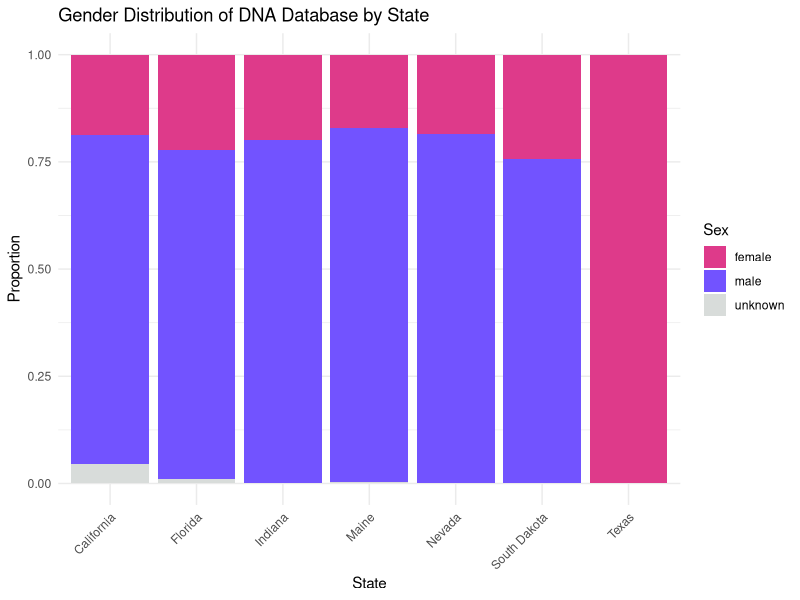
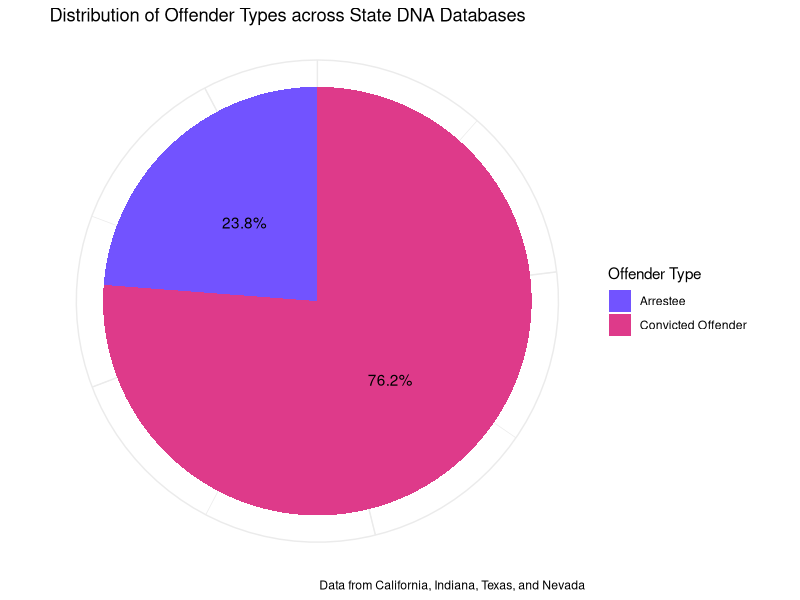
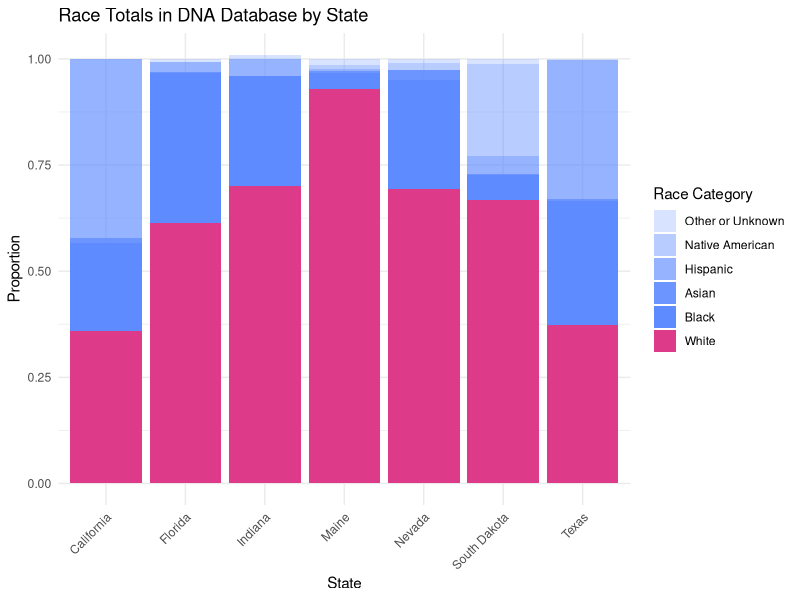
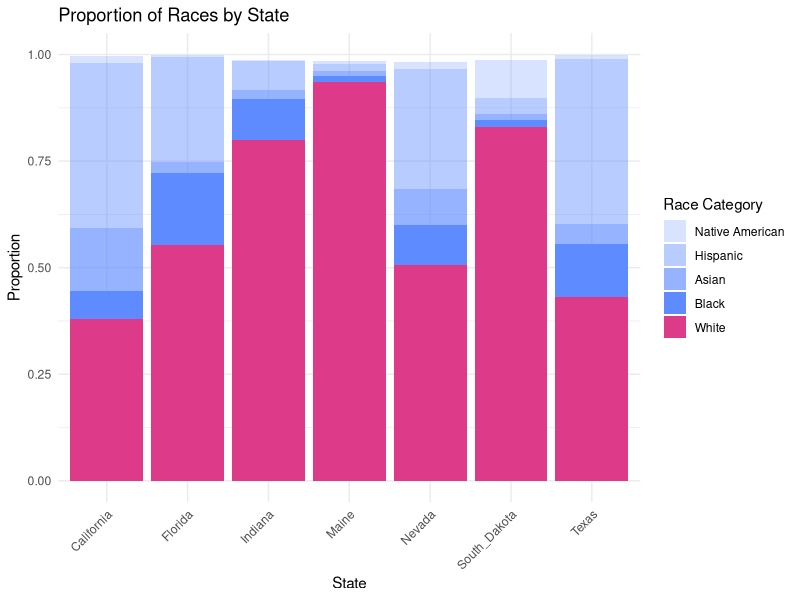
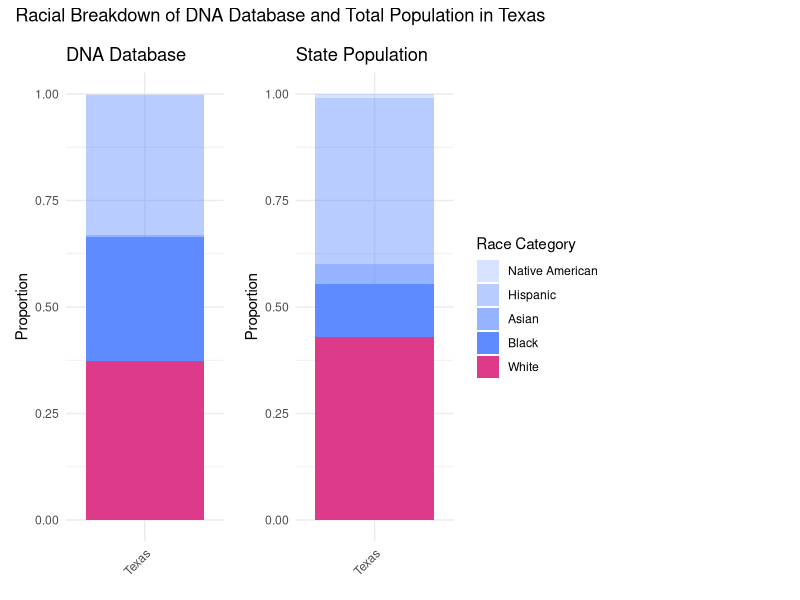
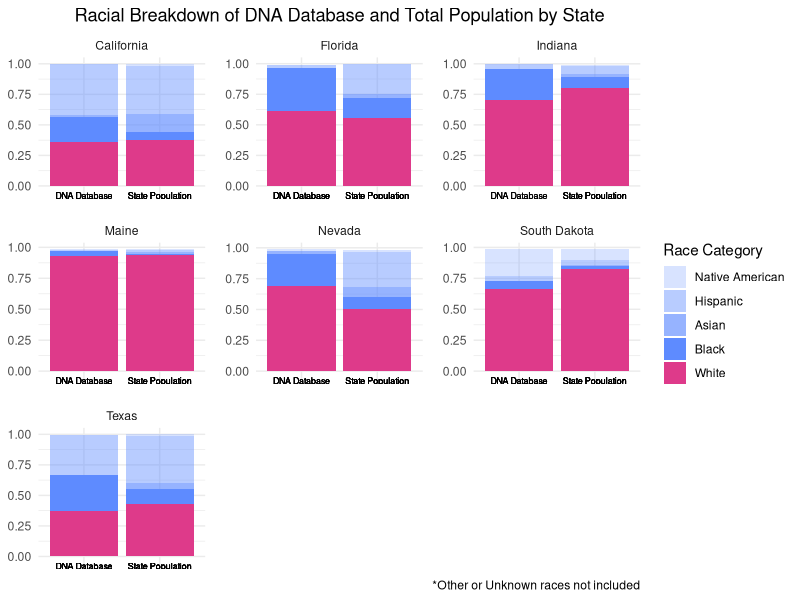
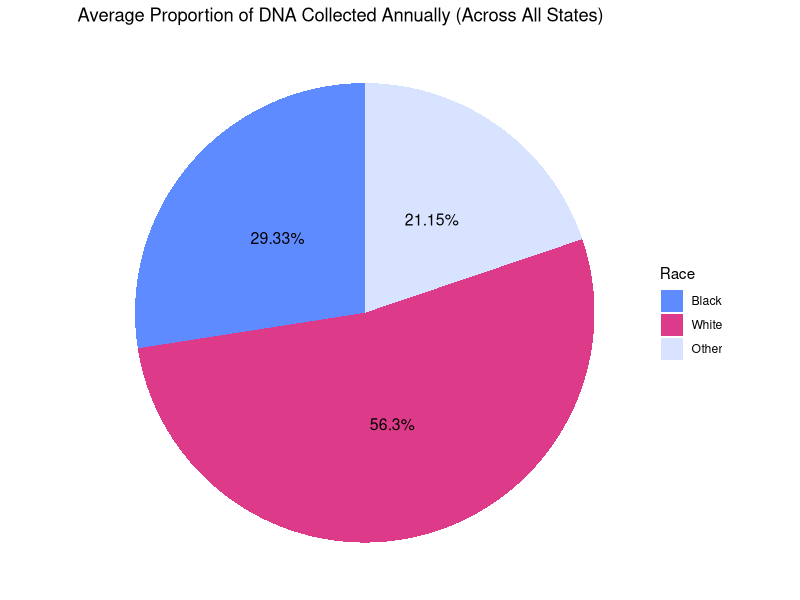
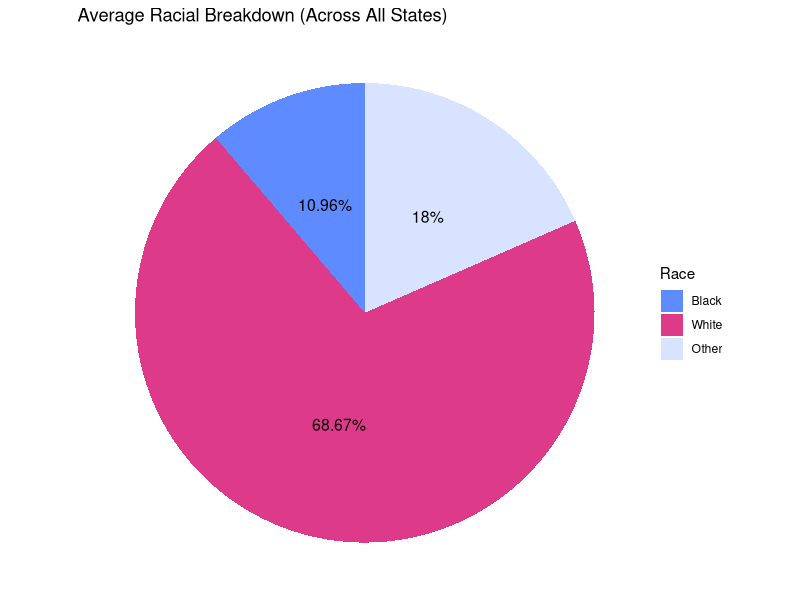

Here is the R script that generated these plots, in order:
## ---- chunk 1

knitr::opts_chunk$set(eval = TRUE, echo = FALSE, warning = FALSE, fig.width = 7, fig.height = 6)

if (!requireNamespace("tidyverse", quietly = TRUE)) {
  install.packages("tidyverse")
}

if (!requireNamespace("knitr", quietly = TRUE)) {
  install.packages("knitr")
}

if (!requireNamespace("patchwork", quietly = TRUE)) {
  install.packages("patchwork")
}


library(tidyverse)
library(knitr)
library(patchwork)
## ---- chunk 2
data <- read_csv("data/Murphy_Appendix_all_data.csv", show_col_types = FALSE) 

## ---- chunk 3
data <- data |>
  select(-file) 
## ---- chunk 4
  data <- data |> 
      mutate(
        # Check if 'proportion' is in the variable_detailed
        is_proportion = grepl("proportion", variable_detailed, ignore.case = TRUE),
         
        # Create value_type based on the presence of 'proportion'
        value_type = ifelse(is_proportion, 
                          "proportion", 
                          "number"),
          
          # Remove 'proportion' text from variable_detailed
          variable_detailed = ifelse(is_proportion, gsub("proportion", "", variable_detailed, ignore.case = TRUE), variable_detailed),
          
          # Trim whitespace
          variable_detailed = trimws(variable_detailed),
          
          # cleaned variable_detailed to numeric
          variable_detailed_numeric = suppressWarnings(as.numeric(variable_detailed)),
          
          # Update value_type to "number" if variable_detailed_numeric is greater than 1
          value_type = ifelse(!is.na(variable_detailed_numeric) & variable_detailed_numeric > 1, 
                              "number", 
                              value_type)
      ) |> 
      # Drop temporary columns
      select(-is_proportion, -variable_detailed_numeric)

## ---- chunk 5
data <- data |> 
    rename(variable_type = variatble_type)

## ---- chunk 6
#race
data <- data |> 
  mutate(
    variable_detailed = case_when(
      variable_type == "race" & grepl("\\basian\\b", variable_detailed, ignore.case = TRUE) ~ "asian_total",
      variable_type == "race" & grepl("\\bblack\\b", variable_detailed, ignore.case = TRUE) ~ "black_total",
      variable_type == "race" & grepl("\\bafrican_american\\b", variable_detailed, ignore.case = TRUE) ~ "black_total",
      variable_type == "race" & grepl("\\bblack_\\b", variable_detailed, ignore.case = TRUE) ~ "black_total",
      variable_type == "race" & grepl("\\bhispanic\\b", variable_detailed, ignore.case = TRUE) ~ "hispanic_total",
      variable_type == "race" & grepl("\\bhispanic_\\b", variable_detailed, ignore.case = TRUE) ~ "hispanic_total",
      variable_type == "race" & grepl("\\bnative\\b", variable_detailed, ignore.case = TRUE) ~ "native_american_total",
      variable_type == "race" & grepl("\\bamerican_indian\\b", variable_detailed, ignore.case = TRUE) ~ "native_american_total",
       variable_type == "race" & grepl("\\bnative_american\\b", variable_detailed, ignore.case = TRUE) ~ "native_american_total",
      variable_type == "race" & grepl("\\bwhite\\b", variable_detailed, ignore.case = TRUE) ~ "white_total",
      variable_type == "race" & grepl("\\bcausasian\\b", variable_detailed, ignore.case = TRUE) ~ "white_total",
      variable_type == "race" & grepl("\\bcaucasian\\b", variable_detailed, ignore.case = TRUE) ~ "white_total",
      variable_type == "race" & grepl("\\bcausasian_\\b", variable_detailed, ignore.case = TRUE) ~ "white_total",
      variable_type == "race" & grepl("\\bother\\b", variable_detailed, ignore.case = TRUE) ~ "other_total",
      variable_type == "race" & grepl("\\basian_offender\\b", variable_detailed, ignore.case = TRUE) ~ "asian_convicted_offender",
      variable_type == "race" & grepl("\\bblack_offender\\b", variable_detailed, ignore.case = TRUE) ~ "black_convicted_offender",
      variable_type == "race" & grepl("\\bhispanic_offender\\b", variable_detailed, ignore.case = TRUE) ~ "hispanic_convicted_offender",
      variable_type == "race" & grepl("\\bnative_american_offender\\b", variable_detailed, ignore.case = TRUE) ~ "native_american_convicted_offender",
      variable_type == "race" & grepl("\\bwhite_offender\\b", variable_detailed, ignore.case = TRUE) ~ "white_convicted_offender",
      variable_type == "race" & grepl("\\bcaucasian_offender\\b", variable_detailed, ignore.case = TRUE) ~ "white_convicted_offender",
      variable_type == "race" & grepl("\\bcaucasian_convicted_offender\\b", variable_detailed, ignore.case = TRUE) ~ "white_convicted_offender",
      variable_type == "race" & grepl("\\bother_offender\\b", variable_detailed, ignore.case = TRUE) ~ "other_convicted_offender",
      variable_type == "race" & grepl("\\bafrican_american__convicted_offender\\b", variable_detailed, ignore.case = TRUE) ~ "black_convicted_offender",
      variable_type == "race" & grepl("\\bafrican_american_convicted_offender\\b", variable_detailed, ignore.case = TRUE) ~ "black_convicted_offender",
      variable_type == "race" & grepl("\\bafrican_american_offender\\b", variable_detailed, ignore.case = TRUE) ~ "black_convicted_offender",
      variable_type == "race" & grepl("\\bafrican_american_arrestee\\b", variable_detailed, ignore.case = TRUE) ~ "black_arrestee",
      variable_type == "race" & grepl("\\bcaucasian_arrestee\\b", variable_detailed, ignore.case = TRUE) ~ "white_arrestee",
      TRUE ~ variable_detailed
    ))
    
#DNA collection breakdown
data <- data |> 
  mutate(
    variable_detailed = case_when(
      variable_type == "DNA_collection_breakdown" & grepl("asian", variable_detailed, ignore.case = TRUE) ~ "asian_annual",
      variable_type == "DNA_collection_breakdown" & grepl("black", variable_detailed, ignore.case = TRUE) ~ "black_annual",
      variable_type == "DNA_collection_breakdown" & grepl("hispanic", variable_detailed, ignore.case = TRUE) ~ "hispanic_annual",
      variable_type == "DNA_collection_breakdown" & grepl("native", variable_detailed, ignore.case = TRUE) ~ "native_american_annual",
      variable_type == "DNA_collection_breakdown" & grepl("white", variable_detailed, ignore.case = TRUE) ~ "white_annual",
      variable_type == "DNA_collection_breakdown" & grepl("other", variable_detailed, ignore.case = TRUE) ~ "other_annual",
      TRUE ~ variable_detailed
    )
  )
    
## ---- chunk 7
# Update 'variable_type' to 'race' where it is 'DNA_collection_breakdown'

data <- data |> 
  mutate(
    variable_type = ifelse(variable_type == "DNA_collection_breakdown", "race", variable_type))
## ---- chunk 8
#state demographic
data <- data |> 
  mutate(
    variable_detailed = case_when(
      variable_type == "state_demographic" & grepl("asian", variable_detailed, ignore.case = TRUE) ~ "asian_state",
      variable_type == "state_demographic" & grepl("black", variable_detailed, ignore.case = TRUE) ~ "black_state",
      variable_type == "state_demographic" & grepl("hispanic", variable_detailed, ignore.case = TRUE) ~ "hispanic_state",
      variable_type == "state_demographic" & grepl("native", variable_detailed, ignore.case = TRUE) ~ "native_american_state",
      variable_type == "state_demographic" & grepl("white", variable_detailed, ignore.case = TRUE) ~ "white_state",
      variable_type == "state_demographic" & grepl("other", variable_detailed, ignore.case = TRUE) ~ "other_state",
      TRUE ~ variable_detailed
    )
  )

## ---- chunk 9
# Update 'variable_type' to 'race' where it is 'state_demographic'

data <- data |> 
  mutate(
    variable_type = ifelse(variable_type == "state_demographic", "race", variable_type))
## ---- chunk 10
#population data collected variables
data <- data |> 
  mutate(
    variable_detailed = case_when(
      variable_type == "population_data_collected" & grepl("asian", variable_detailed, ignore.case = TRUE) ~ "asian_pop_collected",
      variable_type == "population_data_collected" & grepl("black", variable_detailed, ignore.case = TRUE) ~ "black_pop_collected",
      variable_type == "population_data_collected" & grepl("hispanic", variable_detailed, ignore.case = TRUE) ~ "hispanic_pop_collected",
      variable_type == "population_data_collected" & grepl("native", variable_detailed, ignore.case = TRUE) ~ "native_american_pop_collected",
      variable_type == "population_data_collected" & grepl("white", variable_detailed, ignore.case = TRUE) ~ "white_pop_collected",
      variable_type == "population_data_collected" & grepl("other", variable_detailed, ignore.case = TRUE) ~ "other_pop_collected",
      TRUE ~ variable_detailed
    )
  )
## ---- chunk 11
# Update 'variable_type' to 'race' where it is 'population_data_collected'

data <- data |> 
  mutate(
    variable_type = ifelse(variable_type == "population_data_collected", "race", variable_type))
## ---- chunk 12
#sex variable type
data <- data |> 
  mutate(
    variable_detailed = case_when(
      variable_type == "sex" & grepl("\\bfemale\\b", variable_detailed, ignore.case = TRUE) ~ "female_total",
      variable_type == "sex" & grepl("\\bfemale_\\b", variable_detailed, ignore.case = TRUE) ~ "female_total",
      variable_type == "sex" & grepl("\\bfemales\\b", variable_detailed, ignore.case = TRUE) ~ "female_total",
      variable_type == "sex" & grepl("\\bfemale_offender\\b", variable_detailed, ignore.case = TRUE) ~ "female_convicted_offender",
      variable_type == "sex" & grepl("\\bmale\\b", variable_detailed, ignore.case = TRUE) ~ "male_total",
      variable_type == "sex" & grepl("\\bmale_\\b", variable_detailed, ignore.case = TRUE) ~ "male_total",
      variable_type == "sex" & grepl("\\bmales\\b", variable_detailed, ignore.case = TRUE) ~ "male_total",
      TRUE ~ variable_detailed 
    )
  )
## ---- chunk 13
data <- data |> 
  mutate(
    variable_type = ifelse(variable_type == "gender", "sex", variable_type))
## ---- chunk 14
data <- data |> 
  mutate(
    variable_detailed = case_when(
      variable_type == "offender_type" & grepl("\\barrestee\\b", variable_detailed, ignore.case = TRUE) ~ "arrestee_total",
      variable_type == "offender_type" & grepl("\\barrested_offender\\b", variable_detailed, ignore.case = TRUE) ~ "arrestee_total",
      variable_type == "offender_type" & grepl("\\bconvicted_offender\\b", variable_detailed, ignore.case = TRUE) ~ "convicted_offender_total",
      variable_type == "offender_type" & grepl("\\bconviceted_offender\\b", variable_detailed, ignore.case = TRUE) ~ "convicted_offender_total",
      variable_type == "offender_type" & grepl("\\boffender\\b", variable_detailed, ignore.case = TRUE) ~ "convicted_offender_total",
      TRUE ~ variable_detailed 
    )
  )
## ---- chunk 15
write.csv(data, "data/murphy_foia_cleaned.csv")
## ---- chunk 16
data_sample <- data |> sample_n(5)
kable(data_sample, caption = "Sample of the Full Data")
## ---- chunk 17
#creating gender database
data_gender <- data |> 
  filter(variable_type == "sex")
## ---- chunk 18

#California totals
california_totals <- data_gender |> 
  filter(State == "California") |> 
  summarise(
    male_total = sum(value[grepl("male", variable_detailed, ignore.case = TRUE)]),
    female_total = sum(value[grepl("female", variable_detailed, ignore.case = TRUE)]),
    unknown_total = sum(value[grepl("unknown", variable_detailed, ignore.case = TRUE)])
  ) 

california_totals <- california_totals |>  
  pivot_longer(cols = everything(), names_to = "variable_detailed", values_to = "value")|> 
  mutate(
    State = "California",
    variable_type = "sex",
    value_type = "proportion"
  )
## ---- chunk 19
#create dataset with gender values as proportions only
data_gender_proportions <- data_gender  |> 
  group_by(State, variable_type, value_type) |>   # group by columns
  mutate(proportion = value / sum(value)) |>      # calculate proportion
  ungroup() |>                                    # Ungroup
  select(-value, -value_type)|>                   # remove value and value_type
  rename(proportion_value = proportion)           # Rename new column

data_gender_simplified <- data_gender_proportions |> 
  mutate(
 simplified_sex = case_when(
      str_detect(variable_detailed, "\\bmale\\b") ~ "male",
      str_detect(variable_detailed, "\\bmale_total\\b") ~ "male",
      str_detect(variable_detailed, "\\bmale_convicted_offender\\b") ~ "male",
      str_detect(variable_detailed, "\\bmale_arrestee\\b") ~ "male",
      str_detect(variable_detailed, "\\bfemale_total\\b") ~ "female",
      str_detect(variable_detailed, "\\bfemale_convicted_offender\\b") ~ "female",
      str_detect(variable_detailed, "\\bfemale_offender\\b") ~ "female",
      str_detect(variable_detailed, "\\bfemale_arrestee\\b") ~ "female",
      str_detect(variable_detailed, "\\bfemale\\b") ~ "female",
      TRUE ~ "unknown"
    )
  ) |> 
  group_by(State, simplified_sex) |> 
  summarize(total_value = sum(proportion_value), .groups = 'drop')

#stacked bar chart simplified
ggplot(data_gender_simplified, aes(x = State, y = total_value, fill = simplified_sex)) +
  geom_bar(stat = "identity") +  # Stacked bar chart by default
  scale_fill_manual(values = c("#DE3A8A", "#7253FF", "#D8DCDA")) +  # color palette
  labs(y = "Proportion", x = "State", title = "Gender Distribution of DNA Database by State", fill = "Sex") +
  theme_minimal() +
  theme(axis.text.x = element_text(angle = 45, hjust = 1))

## ---- chunk 20
data_offender_type <- data |> 
  filter(variable_type == "offender_type")

#pie chart of offender type

# Rename the offender types
data_offender_type_renamed <- data_offender_type |> 
  mutate(variable_detailed = case_when(
    variable_detailed == "arrestee_total" ~ "Arrestee",
    variable_detailed == "convicted_offender_total" ~ "Convicted Offender",
    TRUE ~ variable_detailed
  ))

# Filter and group by offender type, then summarize
data_offender_type_summarized <- data_offender_type_renamed |> 
  filter(variable_detailed %in% c("Arrestee", "Convicted Offender")) |> 
  group_by(variable_detailed) |> 
  summarize(total_value = sum(value, na.rm = TRUE))

# Calculate total sum of the summarized data
full_value <- sum(data_offender_type_summarized$total_value, na.rm = TRUE)

# Calculate percentages and create labels
data_offender_type_summarized <- data_offender_type_summarized |> 
  mutate(percentage = total_value / full_value * 100,
         label = paste0(round(percentage, 1), "%"))

# Create the pie chart
ggplot(data_offender_type_summarized, aes(x = "", y = total_value, fill = variable_detailed)) +
  geom_bar(stat = "identity", width = 1) +
  coord_polar("y") +  # Converts bar chart to pie chart
  labs(title = "Distribution of Offender Types across State DNA Databases", caption = "Data from California, Indiana, Texas, and Nevada", fill = "Offender Type") +
  geom_text(aes(label = label), position = position_stack(vjust = 0.5)) +
  theme_minimal() +
  theme(axis.title.x = element_blank(),
        axis.title.y = element_blank(),
        axis.ticks = element_blank(),
        axis.text = element_blank()) +
  scale_fill_manual(values = c("#7253FF", "#DE3A8A"))

## ---- chunk 21
#create data set with variable_type "race"
data_race <- data |> 
  filter(variable_type == "race")

#Summary stats
data_state <- data_race |> 
  filter(str_detect(variable_detailed, "_state"))

black_state <- data_state |> 
  filter(variable_detailed == "black_state") |>
  mutate(percentage = round(value * 100, 2))

# Top 3 states with the highest value for "black_state"
top_3_highest <- black_state |> 
  arrange(desc(percentage)) |> 
  slice_head(n = 3) |> 
  select(State, percentage)

# Top 3 states with the lowest value for "black_state"
top_3_lowest <- black_state |> 
  arrange(percentage) |> 
  slice_head(n = 3) |> 
  select(State, percentage)

# Average value for "black_state" across all states
average_black <- black_state |> 
  summarise(average_proportion = mean(value, na.rm = TRUE) * 100)

# Output the results

kable(top_3_highest, caption = "States with Highest Black Population", format = "markdown")

# Display the top 3 lowest states table
kable(top_3_lowest, caption = "States with Lowest Black Population", format = "markdown")
## ---- chunk 22
# Display the average value table
kable(average_black, caption = "Average Black Population Proportion Across All States", format = "markdown")


## ---- chunk 23
#create a data set with totals combining "convicted_offender" and "arrestee" data into totals by race
convicted_arrestee_totals <- data_race |> 
  filter(str_detect(variable_detailed, "_convicted_offender|_arrestee")) |> 
  mutate(variable_detailed = str_replace(variable_detailed, "_convicted_offender|_arrestee", "_total")) |> 
  group_by(State, variable_detailed) |> 
  summarize(value = sum(value), .groups = 'drop') |>
  mutate(value_type = "number")

# Combine and process race_totals
race_totals <- data_race |> 
  mutate(variable_detailed = case_when(
    str_detect(variable_detailed, "other_total|unknown") ~ "other_or_unknown",
    TRUE ~ variable_detailed
  )) |> 
  filter(str_detect(variable_detailed, "_total") | str_detect(variable_detailed, "other_or_unknown"))

# Add convicted_arrestee_totals to race_totals
race_totals <- race_totals |> 
  bind_rows(convicted_arrestee_totals) |> 
  group_by(State, variable_detailed) |> 
  summarize(value = sum(value), value_type = first(value_type), .groups = 'drop') |> 
  ungroup()

# Calculate the proportion value within each state
race_totals <- race_totals |> 
  group_by(State) |> 
  mutate(proportion_value = ifelse(value_type == "number", value / sum(value), NA)) |> 
  ungroup()

#keep already calculated proportions and remove value_type column
race_totals <- race_totals |> 
  mutate(proportion_value = ifelse(is.na(proportion_value), value, proportion_value)) |> 
  select(-value_type)

race_totals <- race_totals |> 
  mutate(percentage = round(proportion_value * 100, 2))

# Replace race category names for clarity
race_totals <- race_totals |> 
  mutate(variable_detailed = case_when(
    variable_detailed == "white_total" ~ "White",
    variable_detailed == "black_total" ~ "Black",
    variable_detailed == "asian_total" ~ "Asian",
    variable_detailed == "hispanic_total" ~ "Hispanic",
    variable_detailed == "native_american_total" ~ "Native American",
    variable_detailed == "other_total" ~ "Other or Unknown",
    variable_detailed == "other_or_unknown" ~ "Other or Unknown",
    TRUE ~ variable_detailed
  ))

average_black_database <- race_totals |> 
  filter(variable_detailed == "Black") |> 
  summarise(average_proportion = mean(percentage, na.rm = TRUE))

#and calculate average proportion of black people in DNA databases (use race_totals)
kable(average_black_database, caption = "Average Black Proportion In DNA Databases Across All States", format = "markdown")
## ---- chunk 24


# Set the desired order for race categories
desired_order <- c("Other or Unknown", "Native American", "Hispanic", "Asian", "Black", "White")

# Create the bar plot
ggplot(race_totals |> 
       mutate(variable_detailed = factor(variable_detailed, levels = desired_order)),
       aes(x = State, y = proportion_value, fill = variable_detailed)) +
  geom_bar(stat = "identity") + 
  labs(title = "Race Totals in DNA Database by State",
       x = "State",
       y = "Proportion",
       fill = "Race Category") +
  scale_fill_manual(values = c("#5E8BFF3D", "#5E8BFF70", "#5E8BFFA6","#5E8BFFE8", "#5E8BFF", "#DE3A8A")) +
  theme_minimal() +
  theme(axis.text.x = element_text(angle = 45, hjust = 1))


#"#5E8BFF26", "#5E8BFF3D", "#5E8BFF70", "#5E8BFFA6","#5E8BFFE8", "#5E8BFF", "#DE3A8A"
## ---- chunk 25

#bar plot of state totals

selected_states <- c("California", "Florida", "Indiana", "Maine", "Nevada", "South_Dakota", "Texas")

select_states <- data_state |> 
  filter(State %in% selected_states) |> 
  mutate(variable_detailed = case_when(
    variable_detailed == "white_state" ~ "White",
    variable_detailed == "black_state" ~ "Black",
    variable_detailed == "asian_state" ~ "Asian",
    variable_detailed == "hispanic_state" ~ "Hispanic",
    variable_detailed == "native_american_state" ~ "Native American",
    TRUE ~ variable_detailed
  ))

desired_order <- c("Native American", "Hispanic", "Asian", "Black", "White")

ggplot(select_states |>
       mutate(variable_detailed = factor(variable_detailed, levels = desired_order)),
       aes(x = State, y = value, fill = variable_detailed)) +
  geom_bar(stat = "identity") +
  labs(title = "Proportion of Races by State", x = "State", y = "Proportion", fill = "Race Category") +
  scale_fill_manual(values = c("#5E8BFF3D", "#5E8BFF70", "#5E8BFFA6", "#5E8BFF", "#DE3A8A")) +
  theme_minimal() +
  theme(axis.text.x = element_text(angle = 45, hjust = 1))
## ---- chunk 26

#side by side plots
desired_order <- c("Other or Unknown", "Native American", "Hispanic", "Asian", "Black", "White")

selected_states <- c("Texas")

plot1 <- ggplot(race_totals |> 
        filter(State %in% selected_states) |> 
       mutate(variable_detailed = factor(variable_detailed, levels = desired_order)),
       aes(x = State, y = proportion_value, fill = variable_detailed)) +
  geom_bar(stat = "identity") + 
  labs(title = "DNA Database",
       x = NULL,
       y = "Proportion") +
  scale_fill_manual(values = c("#5E8BFF26", "#5E8BFF3D", "#5E8BFF70", "#5E8BFFA6", "#5E8BFF", "#DE3A8A")) +
  theme_minimal() +
  theme(legend.position = "none") +
  theme(axis.text.x = element_text(angle = 45, hjust = 1))

data_state <- data_race |> 
  filter(str_detect(variable_detailed, "_state"))

selected_states <- c("Texas")

select_states <- data_state |> 
  filter(State %in% selected_states) |> 
  mutate(variable_detailed = case_when(
    variable_detailed == "white_state" ~ "White",
    variable_detailed == "black_state" ~ "Black",
    variable_detailed == "asian_state" ~ "Asian",
    variable_detailed == "hispanic_state" ~ "Hispanic",
    variable_detailed == "native_american_state" ~ "Native American",
    TRUE ~ variable_detailed
  ))

desired_order <- c("Native American", "Hispanic", "Asian", "Black", "White")

plot2 <- ggplot(select_states |>
       mutate(variable_detailed = factor(variable_detailed, levels = desired_order)),
       aes(x = State, y = value, fill = variable_detailed)) +
  geom_bar(stat = "identity") +
  labs(title = "State Population", x = NULL, y = "Proportion", fill = "Race Category") +
  scale_fill_manual(values = c("#5E8BFF3D", "#5E8BFF70", "#5E8BFFA6", "#5E8BFF", "#DE3A8A")) +
  theme_minimal() +
  theme(axis.text.x = element_text(angle = 45, hjust = 1))

combined_plot <- plot1 + plot2 +
  theme(plot.margin = margin(10, 10, 10, 10)) +
  plot_annotation(title = "Racial Breakdown of DNA Database and Total Population in Texas") +
  plot_spacer()
combined_plot
## ---- chunk 27
combined_data <- race_totals |> 
  mutate(dataset = "DNA Database",
         variable_detailed = factor(variable_detailed, levels = desired_order),
         proportion_value = proportion_value) |>
  select(State, variable_detailed, proportion_value, dataset) |> 
  rename(value = proportion_value) |>
  bind_rows(
    data_race |> 
      filter(str_detect(variable_detailed, "_state")) |> 
      mutate(
        variable_detailed = case_when(
          variable_detailed == "white_state" ~ "White",
          variable_detailed == "black_state" ~ "Black",
          variable_detailed == "asian_state" ~ "Asian",
          variable_detailed == "hispanic_state" ~ "Hispanic",
          variable_detailed == "native_american_state" ~ "Native American",
          TRUE ~ variable_detailed
        ),
        dataset = "State Population",
        variable_detailed = factor(variable_detailed, levels = desired_order)
      ) |> 
      select(State, variable_detailed, value, dataset)
  )

combined_data <- combined_data |> 
  mutate(
    State = case_when(
      State == "South_Dakota" ~ "South Dakota",
      TRUE ~ State)
  )

combined_data <- combined_data |> 
  filter(State %in% unique(combined_data$State[combined_data$dataset == "DNA Database"]))|>
  filter(!is.na(variable_detailed))

label_data <- combined_data  |> 
  group_by(State, dataset, variable_detailed)  |> 
  summarize(value = sum(value), .groups = "keep")  |> 
  ungroup()

## ---- chunk 28

# Plot using facet_wrap
combined_plot <- ggplot(combined_data, aes(x = dataset, y = value, fill = variable_detailed)) +
  geom_bar(stat = "identity", position = "stack") +
  geom_text(data = label_data, aes(x = dataset, y = -0.05, label = dataset),
            size = 2.25,  # Make the text smaller
            vjust = 1, 
            hjust = 0.5, 
            fontface = "plain") + 
  labs(title = "Racial Breakdown of DNA Database and Total Population by State",
       x = "Dataset",
       y = "Proportion",
       fill = "Race Category",
       caption = "*Other or Unknown races not included") +
  scale_fill_manual(values = c("#5E8BFF3D", "#5E8BFF70", "#5E8BFFA6", "#5E8BFF", "#DE3A8A")) +
  theme_minimal() +
  theme(
    plot.title = element_text(hjust = 0.5),
    axis.text.x = element_blank(),
    axis.title.x = element_blank(),
    strip.text.y = element_blank(),  # Removes y-axis strip labels if necessary
    axis.title.y = element_blank(),    # Removes y-axis title if it's not needed
    panel.spacing = unit(1, "lines")
  ) +
  facet_wrap(~ State, scales = "free_y", ncol = 3)

# Display the combined plot
combined_plot

## ---- chunk 29
#Racial Breakdown of Annual DNA Collection - extremes and averages (states with highest collection and average for black people and white people)
data_annual <- data_race |> 
  filter(value_type == "proportion" & str_detect(variable_detailed, "_annual"))

# Filter for Black annual data
black_annual <- data_annual |> 
  filter(str_detect(variable_detailed, "black_annual"))

avg_black_annual <- black_annual |> 
  summarise(percentage = round(mean(value, na.rm = TRUE) * 100, 2))

#and calculate average proportion of black people with DNA collected annually
kable(avg_black_annual, caption = "Average Proportion of DNA collected Annually that is from Black Americans (Across All States)", format = "markdown")

white_annual <- data_annual |> 
  filter(str_detect(variable_detailed, "white_annual"))

avg_white_annual <- white_annual |> 
  summarise(percentage = round(mean(value, na.rm = TRUE) * 100, 2))

#and calculate average proportion of black people with DNA collected annually
kable(avg_white_annual, caption = "Average Proportion of DNA collected Annually from White Americans (Across All States)", format = "markdown")
## ---- chunk 30
data_annual_pie <- data_annual |> 
  mutate(race_category = case_when(
    str_detect(variable_detailed, "black_annual") ~ "Black",
    str_detect(variable_detailed, "white_annual") ~ "White",
    TRUE ~ "Other")) |> 
    group_by(State, race_category) |> 
  summarise(total_value = sum(value, na.rm = TRUE), .groups = "keep")

summary_data_annual_pie <- data_annual_pie |> 
  group_by(race_category) |> 
  summarise(avg_data_annual = mean(total_value, na.rm = TRUE))

summary_data_annual_pie <- summary_data_annual_pie |> 
  mutate(label = paste0(round(avg_data_annual * 100, 2), "%")) |> 
  mutate(race_category = factor(race_category, levels = c("Black", "White", "Other")))

# Create the pie chart
ggplot(summary_data_annual_pie, aes(x ="", y = avg_data_annual, fill = race_category)) +
  geom_bar(stat = "identity", width = 1) +
  coord_polar("y") +
   geom_text(aes(label = label), position = position_stack(vjust = 0.5), color = "black", size = 4) +
  theme_void() +
  labs(title = "Average Proportion of DNA Collected Annually (Across All States)",
       fill = "Race") +
  scale_fill_manual(values = c("#5E8BFF", "#DE3A8A", "#5E8BFF3D"))

data_state <- data_state |> 
  mutate(race_category = case_when(
    str_detect(variable_detailed, "black_state") ~ "Black",
    str_detect(variable_detailed, "white_state") ~ "White",
    TRUE ~ "Other")) |> 
    group_by(State, race_category) |> 
  summarise(total_value = sum(value, na.rm = TRUE), .groups = "keep")

summary_data_state <- data_state |> 
  group_by(race_category) |> 
  summarise(avg_data_state = mean(total_value, na.rm = TRUE))

summary_data_state <- summary_data_state |> 
  mutate(label = paste0(round(avg_data_state * 100, 2), "%")) |> 
  mutate(race_category = factor(race_category, levels = c("Black", "White", "Other")))

# Create the pie chart
ggplot(summary_data_state, aes(x ="", y = avg_data_state, fill = race_category)) +
  geom_bar(stat = "identity", width = 1) +
  coord_polar("y") +
   geom_text(aes(label = label), position = position_stack(vjust = 0.5), color = "black", size = 4) +
  theme_void() +
  labs(title = "Average Racial Breakdown (Across All States)",
       fill = "Race") +
  scale_fill_manual(values = c("#5E8BFF", "#DE3A8A", "#5E8BFF3D"))

#combined_plot <- plot1 + plot2 +
#  plot_annotation(title = "Side by Side Pie Charts of Proportion of Races with DNA #Collected and Racial Breakdown of the Population Across All States") +
#  plot_layout(ncol = 2) & theme(plot.margin = unit(c(1, 2, 1, 2), "cm")) +
#  plot_spacer()
#combined_plot
## ---- chunk 31
# Find the state with the highest value of black_annual
state_highest_black_annual <- black_annual |> 
  filter(value == max(value, na.rm = TRUE)) |> 
  mutate(percentage = value * 100) |> 
  select(State, percentage)

# Find the state with the lowest value of black_annual
state_lowest_black_annual <- black_annual |> 
  filter(value == min(value, na.rm = TRUE)) |> 
  mutate(percentage = value * 100) |> 
  select(State, percentage)

# Print the results
kable(state_highest_black_annual, caption = "State with Highest Proportion of Black American DNA Collected Annually", format = "markdown")
kable(state_lowest_black_annual, caption = "State with Lowest Proportion of Black American DNA Collected Annually", format = "markdown")


# Find the state with the highest value of white_annual
state_highest_white_annual <- white_annual |> 
  filter(value == max(value, na.rm = TRUE)) |> 
  mutate(percentage = value * 100) |> 
  select(State, percentage)

# Find the state with the lowest value of white_annual
state_lowest_white_annual <- white_annual |> 
  filter(value == min(value, na.rm = TRUE)) |> 
  mutate(percentage = value * 100) |> 
  select(State, percentage)

# Print the results
kable(state_highest_white_annual, caption = "State with Highest Proportion of White American DNA Collected Annually", format = "markdown")
kable(state_lowest_white_annual, caption = "State with Lowest Proportion of White American DNA Collected Annually", format = "markdown")



## ---- chunk 32
#Graph showing stats of percent of population 

data_pop_collected <- data_race |> 
  filter(str_detect(variable_detailed, "_pop_collected")) |> 
  mutate(race_category = case_when(
    str_detect(variable_detailed, "black") ~ "Black",
    str_detect(variable_detailed, "white") ~ "White",
    TRUE ~ "Other"
  )) |> 
    group_by(State, race_category) |> 
  summarise(total_value = sum(value, na.rm = TRUE), .groups = "keep")

summary_pop_collected <- data_pop_collected |> 
  group_by(race_category) |> 
  summarise(avg_pop_collected = mean(total_value, na.rm = TRUE))

summary_pop_collected <- summary_pop_collected |> 
  mutate(label = paste0(round(avg_pop_collected * 100, 2), "%")) |> 
  mutate(race_category = factor(race_category, levels = c("Black", "White", "Other")))

# Create the pie chart
ggplot(summary_pop_collected, aes(x ="", y = avg_pop_collected, fill = race_category)) +
  geom_bar(stat = "identity", width = 1) +
  coord_polar("y") +
   geom_text(aes(label = label), position = position_stack(vjust = 0.5), color = "black", size = 4) +
  theme_void() +
  labs(title = "Average Percentage of Each Race with DNA Collected Annually",
       fill = "Race") +
  scale_fill_manual(values = c("#5E8BFF", "#DE3A8A", "#5E8BFF3D"))

## ---- chunk 33
